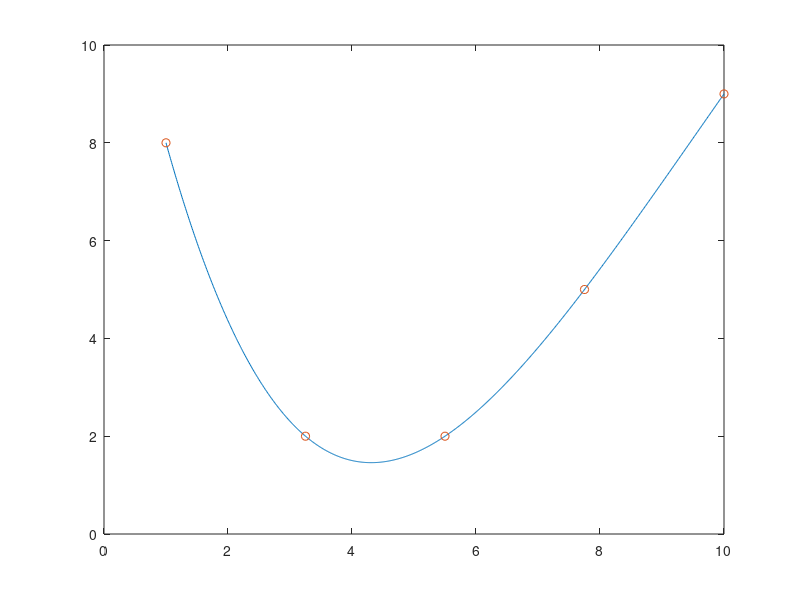

The MATLAB script that drew this image:
clc
N = 5;
x = linspace(1,10,N); % check the dimension
y = randi(10,[1,N]);
x=x';
y = y';

% prepare G matrix  - Dimension (N+1) x (N+1)
%    [x0^0  x0^1  x1^2 ..... x1^N]
%    |x1^0  x1^1  x1^2 ..... x1^N|
%    |x2^0  x2^1  x2^2 ..... x2^N|
%G = |x3^0  x3^1  x3^2 ..... x3^N|
%    |:  :   :     :     :    :  |
%    [xN^0  xN^1  xN^2 ..... xN^N]
G = [];
for i = 0:(N-1)
    G = [G x.^i]
end
disp(G);

m = inv(G)*y; % m is column vector (N+1 x 1)
% 
xi = linspace(x(1),x(end),1000);

xi = xi';
G1 = [];
for j= 0:(N-1)
    G1= [G1 xi.^j]
end
disp(G1)
K=G1
% yi = [1 xi^1 xi^2 xi^3 ..... xi^n] * m % (1000 x N+1) (N+1 x1) 

yi = K*m
plot(xi,yi)
hold on 
plot(x,y,'o')